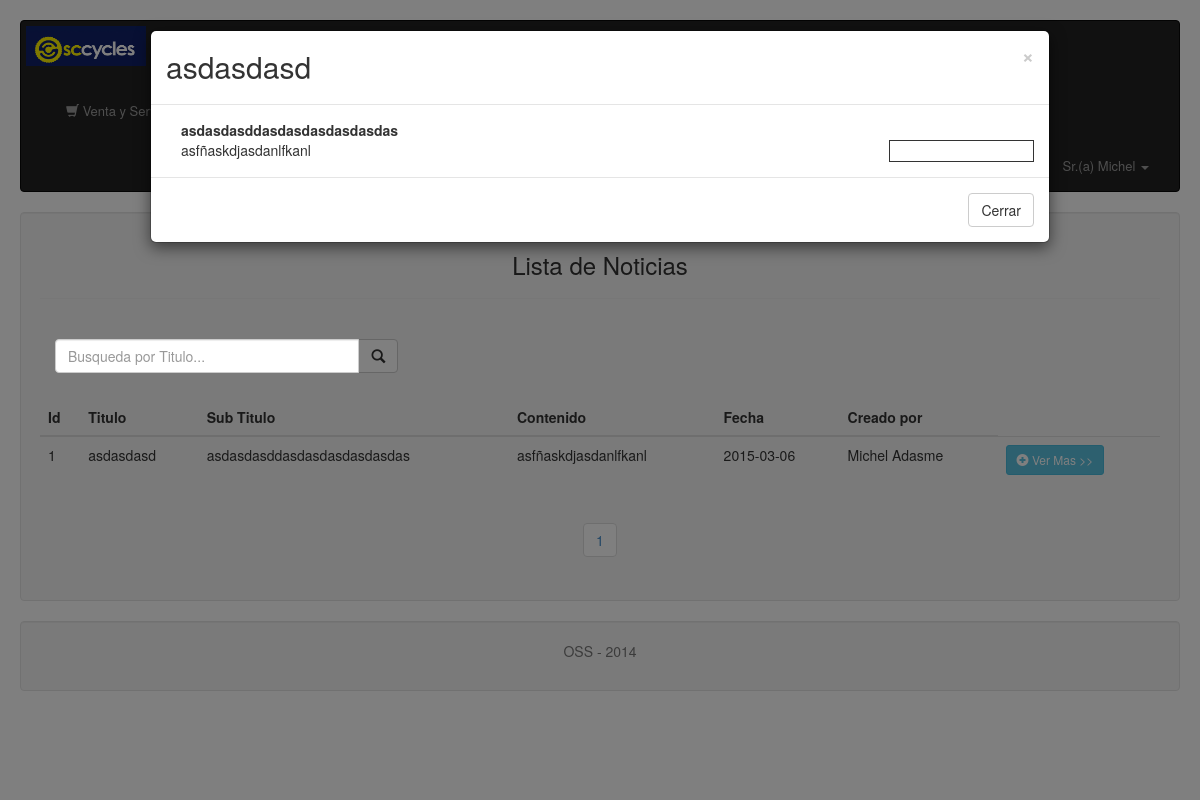
/admin/vista/vista_ver_noticia.php?codigo=1 (signed in), run on the app's committed database.
### tables this page shows
CREATE TABLE Noticias
(
  not_id Int NOT NULL AUTO_INCREMENT,
  not_titulo Varchar(140) NOT NULL,
  not_subtitulo Varchar(200),
  not_contenido Varchar(1000) NOT NULL,
  not_imagen Varchar(100),
  not_fecha Date NOT NULL,
  usu_id Int,
 PRIMARY KEY (not_id)
);

CREATE TABLE Usuarios
(
  usu_id Int NOT NULL AUTO_INCREMENT,
  usu_nick Varchar(20) NOT NULL,
  usu_clave Varchar(30) NOT NULL,
  usu_nombre Varchar(50) NOT NULL,
  usu_apellido Varchar(50) NOT NULL,
  tip_id Int,
  suc_id Int,
 PRIMARY KEY (usu_id)
);

### admin/modelo/modelo_noticias.php (called while the page is built, shortened)
<?php
function conectar()
{
    $link=mysql_connect('localhost','root','') or die("Error en la Conexion.");
    return $link;
}
function muestraNoticias()
{
    $link=conectar();
    $a=array();
    $x=0;
    $sql=("SELECT noti.not_id, noti.not_titulo, noti.not_subtitulo, noti.not_contenido, noti.not_imagen, noti.not_fecha,usu.usu_id, usu.usu_nombre, usu.usu_apellido FROM noticias noti,usuarios usu WHERE noti.usu_id = usu.usu_id
            ORDER BY noti.not_fecha ASC");
    $res=mysql_query($sql, $link) or die("Error en: $sql: " . mysql_error());
    while($f=mysql_fetch_assoc($res))
    {
        $a[$x]=$f;
        $x++;
    }
    return $a;
}
function muestraNoticiasid($codigo)
{
    $link=conectar();
    $a=array();
    $x=0;
    $sql=("SELECT not_id, not_titulo, not_subtitulo, not_contenido FROM noticias WHERE not_id = $codigo");
    $res=mysql_query($sql, $link) or die("Error en: $sql: " . mysql_error());
    while($f=mysql_fetch_assoc($res))
    {
        $a[$x]=$f;
        $x++;
    }
    return $a;
}
?>

### admin/vista/vista_ver_noticia.php (the view, shortened to what this page needs)
<?php
include('../modelo/modelo_noticias.php');
$res = muestraNoticias();
?>
<!DOCTYPE html>
<html lang="en">
<head>
    <link rel="stylesheet" type="text/css" href="../css/bootstrap.css"/>
    <link rel="stylesheet" type="text/css" href="../css/font-awesome.css"/>
</head>
<body>
<div class="well" style="height:auto;">
    <h3 class="text-center">Lista de Noticias</h3>
    <hr>
    <br>
    <form id="iform" name="iform">
        <div class="col-xs-6 col-md-4">
            <div class="input-group">
                <input type="text" id="txt_consulta" name="txt_consulta" class="form-control"
                       placeholder="Busqueda por Titulo..." required/>
                <div class="input-group-btn">
                    <button type="submit" class="btn btn-default" id="btn_consulta">
                        <span class="glyphicon glyphicon-search"></span>
                    </button>
                </div>
            </div>
        </div>
    </form>
    <br>
    <br>
    <br>
    <table class="table">
        <thead>
        <tr>
            <th>
                Id
            </th>
            <th>
                Titulo
            </th>
            <th>
                Sub Titulo
            </th>
            <th>
                Contenido
            </th>
            <th>
                Fecha
            </th>
            <th>
                Creado por
            </th>
        </tr>
        </thead>
        <tbody>
        <?php
        if (isset($_GET['txt_consulta']))
        {
            $res2 = muestraNoticiasTit($_GET['txt_consulta']);
            foreach ($res2 as $f) {
                echo(
                    "<tr class='post'>
            <td>" . $f['not_id'] . "</td>
            <td>" . $f['not_titulo'] . "</td>
            <td>$" . $f['not_subtitulo'] . "</td>
            <td>$" . $f['not_contenido'] . "</td>
            <td>$" . $f['not_fecha'] . "</td>
            <td>$" . $f['usu_id'] . "</td>
            </tr>"
                );
            }
        }
        else
        {
        ?>
        <?php if ($res == true) { ?>
        <?php
        foreach ($res as $f) {
            ?>
            <tr class="post">
                <th style="font-weight:100"><?php echo $f['not_id']; ?></th>
                <th style="font-weight:100"><?php echo $f['not_titulo']; ?></th>
                <th style="font-weight:100"><?php echo $f['not_subtitulo']; ?></th>
                <th style="font-weight:100"><?php echo $f['not_contenido']; ?></th>
                <th style="font-weight:100"><?php echo $f['not_fecha']; ?></th>
                <th style="font-weight:100"><?php echo $f['usu_nombre']. ' '.$f['usu_apellido'] ; ?></th>
                <th style="font-weight:100"><a href="vista_ver_noticia.php?codigo=<?php echo $f["not_id"]; ?>"
                                               class="btn btn-sm btn-info"><span
                            class='glyphicon glyphicon-plus-sign'></span> Ver Mas >></a></th>
            </tr>
        <?php
        }
        ?>
        </tbody>
        <?php }
        else {
            echo("<tr><td><h4>&nbsp;&nbsp;&nbsp;No hay Productos</h4></td></tr>");
        }
        } ?>
    </table>
    <?php include('/includes/paginador.php'); ?>
    <?php include('/includes/footer.php'); ?>
    <?php include('/modal/modal_detalle_noticia.php'); ?>
</body>
</html>

### admin/vista/modal/modal_detalle_noticia.php (shortened to what this page needs)
<?php
if (isset($_GET['codigo'])) {
    $res3 = muestraNoticiasid($_GET['codigo']);
    foreach ($res3 as $b) {
        ?>
        <div id="myModal" class="modal fade bs-example-modal-lg" tabindex="-1" role="dialog" aria-labelledby="myLargeModalLabel">
            <div class="modal-dialog modal-lg">
                <div class="modal-content">
                    <div class="modal-header">
                        <button type="button" class="close" data-dismiss="modal" aria-label="Close"><span aria-hidden="true">&times;</span></button>
                        <h2 class="modal-title" id="gridSystemModalLabel"><?php print($f["not_titulo"]) ?> </h2>
                    </div>
                    <div class="modal-body">
                        <div class="container-fluid">
                            <div class="row">
                                <div class="col-md-4"><strong><?php print($f["not_subtitulo"])?></strong></div>
                            </div>
                            <div class="row">
                                <div class="col-md-4"><?php print($f["not_contenido"]) ?> </div>
                                <div class="col-md-2 col-md-offset-4 pull-right" style="border: 1px solid"><img src=""/>
                                </div>
                            </div>
                        </div>
                    </div>
                    <div class="modal-footer">
                        <button type="button" class="btn btn-default" data-dismiss="modal">Cerrar</button>
                    </div>
                </div>
            </div>
        </div>
    <?php
    }
} ?>

### admin/vista/vista_ver_noticia.php (style rules this page uses)
tbody > tr { cursor: pointer; }

### data on the page
noticias: not_id "1", not_titulo "asdasdasd", not_subtitulo "asdasdasddasdasdasdasdasdas", not_contenido "asfñaskdjasdanlfkanl", not_fecha "2015-03-06", usu.usu_nombre "Michel", usu.usu_apellido "Adasme"

### other printed values
$_SESSION['usu_nombre'] "Michel"
